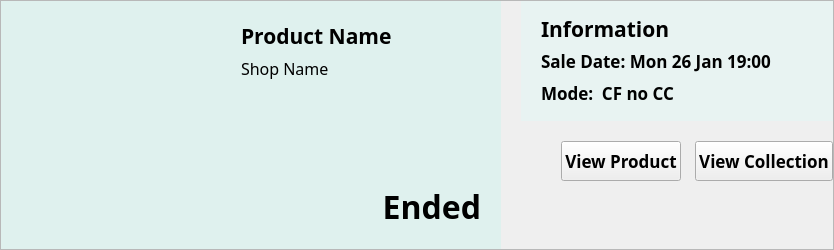
       <widget class="QFrame" name="wishlist_box_2">
        <property name="sizePolicy">
         <sizepolicy hsizetype="Preferred" vsizetype="Preferred">
          <horstretch>0</horstretch>
          <verstretch>0</verstretch>
         </sizepolicy>
        </property>
        <property name="minimumSize">
         <size>
          <width>0</width>
          <height>250</height>
         </size>
        </property>
        <property name="maximumSize">
         <size>
          <width>16777215</width>
          <height>250</height>
         </size>
        </property>
        <property name="autoFillBackground">
         <bool>false</bool>
        </property>
        <property name="frameShape">
         <enum>QFrame::StyledPanel</enum>
        </property>
        <property name="frameShadow">
         <enum>QFrame::Raised</enum>
        </property>
        <layout class="QHBoxLayout" name="horizontalLayout_8">
         <property name="spacing">
          <number>0</number>
         </property>
         <property name="leftMargin">
          <number>0</number>
         </property>
         <property name="topMargin">
          <number>0</number>
         </property>
         <property name="rightMargin">
          <number>0</number>
         </property>
         <property name="bottomMargin">
          <number>0</number>
         </property>
         <item>
          <layout class="QHBoxLayout" name="horizontalLayout_9">
           <property name="spacing">
            <number>20</number>
           </property>
           <item>
            <widget class="QFrame" name="product_frame_2">
             <property name="minimumSize">
              <size>
               <width>500</width>
               <height>0</height>
              </size>
             </property>
             <property name="maximumSize">
              <size>
               <width>500</width>
               <height>16777215</height>
              </size>
             </property>
             <property name="styleSheet">
              <string notr="true">QFrame {
    background-color:#DFF1EE;
	border: none;
}</string>
             </property>
             <property name="frameShape">
              <enum>QFrame::StyledPanel</enum>
             </property>
             <property name="frameShadow">
              <enum>QFrame::Raised</enum>
             </property>
             <layout class="QHBoxLayout" name="horizontalLayout_10">
              <property name="spacing">
               <number>20</number>
              </property>
              <property name="leftMargin">
               <number>20</number>
              </property>
              <property name="topMargin">
               <number>20</number>
              </property>
              <property name="rightMargin">
               <number>20</number>
              </property>
              <property name="bottomMargin">
               <number>20</number>
              </property>
              <item>
               <widget class="QLabel" name="product_image_label_2">
                <property name="maximumSize">
                 <size>
                  <width>200</width>
                  <height>200</height>
                 </size>
                </property>
                <property name="styleSheet">
                 <string notr="true"/>
                </property>
                <property name="text">
                 <string/>
                </property>
                <property name="pixmap">
                 <pixmap resource="../../../public/images/post_images/post_images.qrc">:/post_images/IMG_7102.jpg</pixmap>
                </property>
                <property name="scaledContents">
                 <bool>true</bool>
                </property>
               </widget>
              </item>
              <item>
               <widget class="QFrame" name="frame_7">
                <property name="frameShape">
                 <enum>QFrame::StyledPanel</enum>
                </property>
                <property name="frameShadow">
                 <enum>QFrame::Raised</enum>
                </property>
                <layout class="QVBoxLayout" name="verticalLayout_4">
                 <property name="leftMargin">
                  <number>0</number>
                 </property>
                 <property name="topMargin">
                  <number>0</number>
                 </property>
                 <property name="rightMargin">
                  <number>0</number>
                 </property>
                 <property name="bottomMargin">
                  <number>0</number>
                 </property>
                 <item>
                  <widget class="QLabel" name="product_name_label_2">
                   <property name="font">
                    <font>
                     <family>Manrope</family>
                     <pointsize>16</pointsize>
                     <bold>true</bold>
                    </font>
                   </property>
                   <property name="text">
                    <string>Product Name</string>
                   </property>
                  </widget>
                 </item>
                 <item>
                  <widget class="QLabel" name="shop_name_label_2">
                   <property name="font">
                    <font>
                     <family>Manrope</family>
                     <pointsize>12</pointsize>
                    </font>
                   </property>
                   <property name="text">
                    <string>Shop Name</string>
                   </property>
                  </widget>
                 </item>
                 <item>
                  <spacer name="verticalSpacer_4">
                   <property name="orientation">
                    <enum>Qt::Vertical</enum>
                   </property>
                   <property name="sizeHint" stdset="0">
                    <size>
                     <width>20</width>
                     <height>92</height>
                    </size>
                   </property>
                  </spacer>
                 </item>
                 <item>
                  <widget class="QLabel" name="wish_status_label_2">
                   <property name="font">
                    <font>
                     <family>Manrope</family>
                     <pointsize>24</pointsize>
                     <bold>true</bold>
                    </font>
                   </property>
                   <property name="text">
                    <string>Ended</string>
                   </property>
                   <property name="alignment">
                    <set>Qt::AlignRight|Qt::AlignTrailing|Qt::AlignVCenter</set>
                   </property>
                  </widget>
                 </item>
                </layout>
               </widget>
              </item>
             </layout>
            </widget>
           </item>
           <item>
            <layout class="QVBoxLayout" name="verticalLayout_5">
             <property name="spacing">
              <number>20</number>
             </property>
             <item>
              <widget class="QFrame" name="info_frame_2">
               <property name="minimumSize">
                <size>
                 <width>0</width>
                 <height>120</height>
                </size>
               </property>
               <property name="maximumSize">
                <size>
                 <width>16777215</width>
                 <height>120</height>
                </size>
               </property>
               <property name="styleSheet">
                <string notr="true">QFrame {
    background-color:#E8F3F2;
	border: none;
}</string>
               </property>
               <property name="frameShape">
                <enum>QFrame::StyledPanel</enum>
               </property>
               <property name="frameShadow">
                <enum>QFrame::Raised</enum>
               </property>
               <layout class="QVBoxLayout" name="verticalLayout_6">
                <property name="spacing">
                 <number>0</number>
                </property>
                <property name="leftMargin">
                 <number>20</number>
                </property>
                <property name="topMargin">
                 <number>12</number>
                </property>
                <property name="rightMargin">
                 <number>20</number>
                </property>
                <property name="bottomMargin">
                 <number>12</number>
                </property>
                <item>
                 <widget class="QLabel" name="information_label_2">
                  <property name="font">
                   <font>
                    <family>Manrope</family>
                    <pointsize>16</pointsize>
                    <bold>true</bold>
                   </font>
                  </property>
                  <property name="text">
                   <string>Information</string>
                  </property>
                 </widget>
                </item>
                <item>
                 <widget class="QLabel" name="sale_date_label_2">
                  <property name="font">
                   <font>
                    <family>Manrope</family>
                    <pointsize>13</pointsize>
                    <bold>true</bold>
                   </font>
                  </property>
                  <property name="text">
                   <string>Sale Date: Mon 26 Jan 19:00</string>
                  </property>
                 </widget>
                </item>
                <item>
                 <widget class="QLabel" name="mode_label_2">
                  <property name="font">
                   <font>
                    <family>Manrope</family>
                    <pointsize>13</pointsize>
                    <bold>true</bold>
                   </font>
                  </property>
                  <property name="text">
                   <string>Mode:  CF no CC</string>
                  </property>
                 </widget>
                </item>
               </layout>
              </widget>
             </item>
             <item>
              <layout class="QHBoxLayout" name="horizontalLayout_11">
               <property name="spacing">
                <number>14</number>
               </property>
               <item>
                <spacer name="horizontalSpacer_2">
                 <property name="orientation">
                  <enum>Qt::Horizontal</enum>
                 </property>
                 <property name="sizeHint" stdset="0">
                  <size>
                   <width>40</width>
                   <height>20</height>
                  </size>
                 </property>
                </spacer>
               </item>
               <item>
                <widget class="QPushButton" name="view_product_button_2">
                 <property name="sizePolicy">
                  <sizepolicy hsizetype="MinimumExpanding" vsizetype="Minimum">
                   <horstretch>0</horstretch>
                   <verstretch>0</verstretch>
                  </sizepolicy>
                 </property>
                 <property name="minimumSize">
                  <size>
                   <width>0</width>
                   <height>40</height>
                  </size>
                 </property>
                 <property name="font">
                  <font>
                   <family>Manrope</family>
                   <pointsize>13</pointsize>
                   <bold>true</bold>
                  </font>
                 </property>
                 <property name="text">
                  <string>View Product</string>
                 </property>
                </widget>
               </item>
               <item>
                <widget class="QPushButton" name="view_col_button_2">
                 <property name="sizePolicy">
                  <sizepolicy hsizetype="MinimumExpanding" vsizetype="Minimum">
                   <horstretch>0</horstretch>
                   <verstretch>0</verstretch>
                  </sizepolicy>
                 </property>
                 <property name="minimumSize">
                  <size>
                   <width>0</width>
                   <height>40</height>
                  </size>
                 </property>
                 <property name="font">
                  <font>
                   <family>Manrope</family>
                   <pointsize>13</pointsize>
                   <bold>true</bold>
                  </font>
                 </property>
                 <property name="text">
                  <string>View Collection</string>
                 </property>
                </widget>
               </item>
              </layout>
             </item>
             <item>
              <spacer name="verticalSpacer_5">
               <property name="orientation">
                <enum>Qt::Vertical</enum>
               </property>
               <property name="sizeHint" stdset="0">
                <size>
                 <width>20</width>
                 <height>40</height>
                </size>
               </property>
              </spacer>
             </item>
            </layout>
           </item>
          </layout>
         </item>
        </layout>
       </widget>
